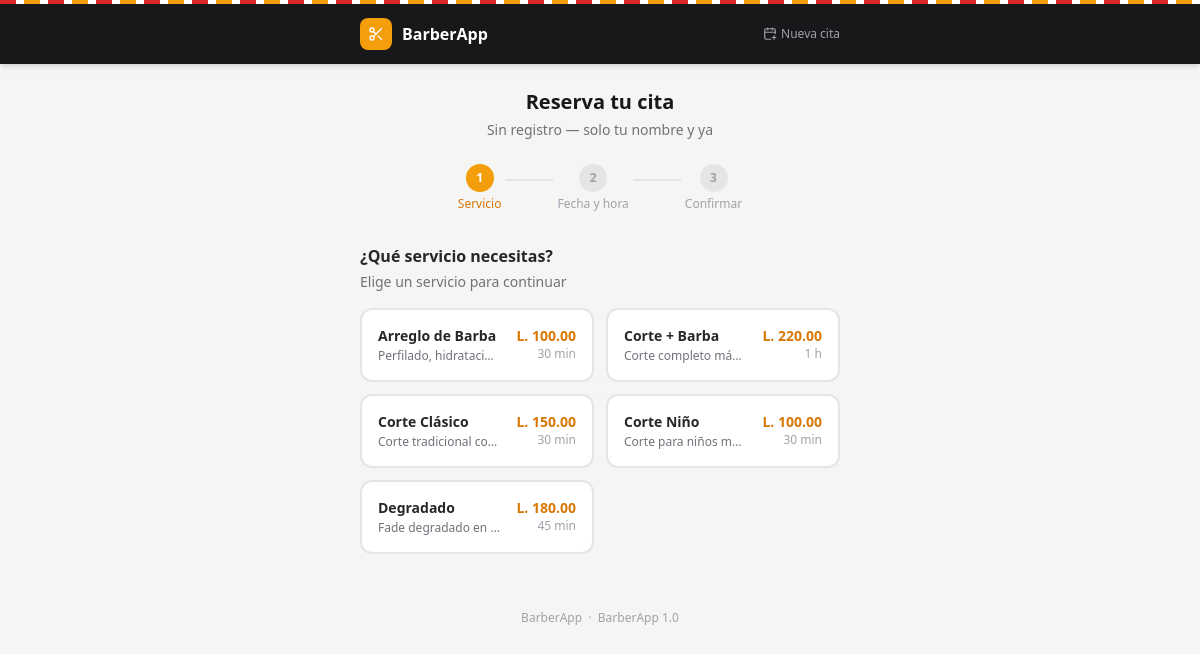
Page /reservar (signed in) on the committed database.
### tables this page shows
CREATE TABLE IF NOT EXISTS servicios (
    id                  INT UNSIGNED    AUTO_INCREMENT PRIMARY KEY,
    nombre              VARCHAR(100)    NOT NULL,
    descripcion         TEXT            DEFAULT NULL,
    precio              DECIMAL(8,2)    NOT NULL DEFAULT 0.00,
    duracion_minutos    INT             NOT NULL DEFAULT 30,
    activo              TINYINT(1)      NOT NULL DEFAULT 1,
    created_at          TIMESTAMP       DEFAULT CURRENT_TIMESTAMP,
    updated_at          TIMESTAMP       DEFAULT CURRENT_TIMESTAMP ON UPDATE CURRENT_TIMESTAMP
);

### controllers/ReservaController.php (called while the page is built, shortened)
<?php
class ReservaController extends BaseController {
    private Configuracion $configModel;
    private Servicio      $servicioModel;
    public function __construct() {
        $this->configModel   = new Configuracion();
        $this->servicioModel = new Servicio();
    }
    public function mostrar(): void {
        $servicios = $this->servicioModel->getAll(soloActivos: true);
        $cfg       = $this->configModel->getAll();
        $this->renderPublico('public/reservar', [
            'pageTitle' => 'Reserva tu cita',
            'servicios' => $servicios,
            'cfg'       => $cfg,
            'csrf_token' => $this->csrfToken(),
        ]);
    }
    private function renderPublico(string $view, array $data = []): void {
        extract($data, EXTR_SKIP);
        include BASE_PATH . '/views/public/header.php';
        include BASE_PATH . '/views/' . $view . '.php';
        include BASE_PATH . '/views/public/footer.php';
    }
}

### config/database.php (called while the page is built, shortened)
<?php
class Database {
    private static ?PDO $instance = null;
    public static function connect(): PDO {
        if (self::$instance === null) {
            $host    = 'localhost';
            $dbname  = 'barberapp';
            $user    = 'root';
            $pass    = '';
            $charset = 'utf8mb4';
            $dsn = "mysql:host={$host};dbname={$dbname};charset={$charset}";
            $options = [
                PDO::ATTR_ERRMODE            => PDO::ERRMODE_EXCEPTION,
                PDO::ATTR_DEFAULT_FETCH_MODE => PDO::FETCH_ASSOC,
                PDO::ATTR_EMULATE_PREPARES   => false,
            ];
            try {
                self::$instance = new PDO($dsn, $user, $pass, $options);
            } catch (PDOException $e) {
                http_response_code(500);
                die('Error de conexión a la base de datos. Verifica que MySQL esté activo y que la base de datos "barberapp" exista.');
            }
        }
        return self::$instance;
    }
}

### models/BaseModel.php (called while the page is built, shortened)
<?php
abstract class BaseModel {
    public function __construct() {
        $this->db = Database::connect();
    }
}

### models/Configuracion.php (called while the page is built, shortened)
<?php
class Configuracion extends BaseModel {
    public function getAll(): array {
        return $this->db
            ->query('SELECT clave, valor FROM configuracion')
            ->fetchAll(PDO::FETCH_KEY_PAIR);
    }
}

### config/config.php (called while the page is built, shortened)
<?php
function url(string $path = ''): string {
    return BASE_URL . '/' . ltrim($path, '/');
}
function moneda(float $monto): string {
    return 'L. ' . number_format($monto, 2);
}
function duracionFmt(int $minutos): string {
    if ($minutos < 60) return "{$minutos} min";
    $h = intdiv($minutos, 60);
    $m = $minutos % 60;
    return $m > 0 ? "{$h} h {$m} min" : "{$h} h";
}

### models/Servicio.php (called while the page is built, shortened)
<?php
class Servicio extends BaseModel {
    public function getAll(bool $soloActivos = false): array {
        $sql = 'SELECT * FROM servicios';
        if ($soloActivos) $sql .= ' WHERE activo = 1';
        $sql .= ' ORDER BY nombre ASC';
        return $this->db->query($sql)->fetchAll();
    }
}

### views/public/reservar.php (the view, shortened to what this page needs)
<?php
$pasoInicial = !empty($errores) ? 3 : 1;
?>
<div class="max-w-lg mx-auto px-4 py-6">
    <div class="text-center mb-6">
        <h1 class="text-xl font-bold text-zinc-900">Reserva tu cita</h1>
        <p class="text-sm text-zinc-500 mt-1">Sin registro — solo tu nombre y ya</p>
    </div>
    <div class="flex items-center justify-center gap-0 mb-8" x-data x-cloak>
        <?php foreach ([1 => 'Servicio', 2 => 'Fecha y hora', 3 => 'Confirmar'] as $n => $label): ?>
        <div class="flex flex-col items-center">
            <div class="w-7 h-7 rounded-full flex items-center justify-center text-xs font-bold
                        <?= $pasoInicial >= $n ? 'bg-amber-500 text-white' : 'bg-stone-200 text-zinc-400' ?>">
                <?= $n ?>
            </div>
            <span class="text-xs mt-1 <?= $pasoInicial >= $n ? 'text-amber-600 font-medium' : 'text-zinc-400' ?> hidden sm:block">
                <?= $label ?>
            </span>
        </div>
        <?php if ($n < 3): ?>
        <div class="w-12 h-0.5 mx-1 mb-4 <?= $pasoInicial > $n ? 'bg-amber-500' : 'bg-stone-200' ?>"></div>
        <?php endif; ?>
        <?php endforeach; ?>
    </div>
    <div x-data="reserva()" x-init="init()">
        <div x-show="paso === 1" x-cloak>
            <h2 class="text-base font-bold text-zinc-800 mb-1">¿Qué servicio necesitas?</h2>
            <p class="text-sm text-zinc-500 mb-4">Elige un servicio para continuar</p>
            <?php if (empty($servicios)): ?>
            <div class="bg-white rounded-xl border border-stone-200 p-8 text-center">
                <i data-lucide="scissors" class="w-8 h-8 text-zinc-300 mx-auto mb-2"></i>
                <p class="text-sm text-zinc-500">No hay servicios disponibles.</p>
            </div>
            <?php else: ?>
            <div class="grid grid-cols-1 sm:grid-cols-2 gap-3">
                <?php foreach ($servicios as $s): ?>
                <button type="button"
                        @click="seleccionarServicio(<?= (int)$s['id'] ?>, '<?= addslashes(htmlspecialchars($s['nombre'])) ?>', <?= (float)$s['precio'] ?>, <?= (int)$s['duracion_minutos'] ?>)"
                        class="slot-btn w-full p-4 rounded-xl border-2 text-left"
                        :class="servicioId === <?= (int)$s['id'] ?>
                            ? 'border-amber-500 bg-amber-50 shadow-sm'
                            : 'border-stone-200 bg-white hover:border-amber-300'">
                    <div class="flex items-start justify-between gap-2">
                        <div class="min-w-0">
                            <div class="font-semibold text-zinc-800 text-sm"><?= htmlspecialchars($s['nombre']) ?></div>
                            <?php if ($s['descripcion']): ?>
                            <div class="text-xs text-zinc-500 mt-0.5 truncate"><?= htmlspecialchars($s['descripcion']) ?></div>
                            <?php endif; ?>
                        </div>
                        <div class="text-right flex-shrink-0 ml-2">
                            <div class="text-sm font-bold text-amber-600"><?= moneda((float)$s['precio']) ?></div>
                            <div class="text-xs text-zinc-400"><?= duracionFmt((int)$s['duracion_minutos']) ?></div>
                        </div>
                    </div>
                </button>
                <?php endforeach; ?>
            </div>
            <?php endif; ?>
        </div>
    </div>
</div>

### index.php (shortened to what this page needs)
<?php
require_once __DIR__ . '/config/config.php';
require_once __DIR__ . '/config/database.php';
spl_autoload_register(function (string $class): void {
    $dirs = [
        BASE_PATH . '/models/',
        BASE_PATH . '/controllers/',
    ];
    foreach ($dirs as $dir) {
        $file = $dir . $class . '.php';
        if (file_exists($file)) {
            return;
        }
    }
});
$uri    = parse_url($_SERVER['REQUEST_URI'], PHP_URL_PATH);
$uri    = trim(str_replace(BASE_URL_PATH, '', $uri), '/');
$method = $_SERVER['REQUEST_METHOD'];
$routes = [
    'GET' => [
        ''                    => ['DashboardController', 'index'],
        'dashboard'           => ['DashboardController', 'index'],
        'login'               => ['AuthController',      'showLogin'],
        'logout'              => ['AuthController',      'logout'],
        'servicios'           => ['ServicioController',  'index'],
        'servicios/crear'     => ['ServicioController',  'crear'],
        'servicios/editar'    => ['ServicioController',  'editar'],
        'reservar'            => ['ReservaController',   'mostrar'],
        'reservar/horarios'   => ['ReservaController',   'horarios'],
        'reservar/gestionar'  => ['ReservaController',   'gestionar'],
    ],
    'POST' => [
        'login'                 => ['AuthController',     'login'],
        'servicios/guardar'     => ['ServicioController', 'guardar'],
        'servicios/actualizar'  => ['ServicioController', 'actualizar'],
        'servicios/eliminar'    => ['ServicioController', 'eliminar'],
        'servicios/toggle'      => ['ServicioController', 'toggle'],
        'reservar/guardar'      => ['ReservaController',  'guardar'],
        'reservar/cancelar'     => ['ReservaController',  'cancelar'],
        'reservar/reprogramar'  => ['ReservaController',  'reprogramar'],
    ],
];
$route = $routes[$method][$uri] ?? null;
if ($route) {
    [$controllerName, $action] = $route;
    $controller = new $controllerName();
    $controller->$action();
} else {
    $target = empty($_SESSION['admin_id']) ? 'login' : 'dashboard';
    header('Location: ' . url($target));
    exit;
}

### views/public/header.php (shortened to what this page needs)
<!DOCTYPE html>
<html lang="es">
<head>
    <script src="https://cdn.tailwindcss.com"></script>
</head>
<body class="bg-stone-100 min-h-screen">
<header class="bg-zinc-900 text-white shadow-md">
    <div class="max-w-lg mx-auto px-4 py-3.5 flex items-center justify-between">
        <div class="flex items-center gap-2.5">
            <div class="w-8 h-8 bg-amber-500 rounded-lg flex items-center justify-center flex-shrink-0">
                <i data-lucide="scissors" class="w-4 h-4 text-white"></i>
            </div>
            <span class="font-bold text-base"><?= htmlspecialchars($cfg['nombre_barberia'] ?? APP_NAME) ?></span>
        </div>
        <a href="<?= url('reservar') ?>"
           class="text-xs text-zinc-400 hover:text-white transition-colors flex items-center gap-1">
            <i data-lucide="calendar-plus" class="w-3.5 h-3.5"></i>
            Nueva cita
        </a>
    </div>
</header>

### views/public/footer.php (shortened to what this page needs)
<footer class="mt-8 pb-6 text-center">
    <p class="text-xs text-zinc-400">
        <?= htmlspecialchars($cfg['nombre_barberia'] ?? APP_NAME) ?>
        &nbsp;·&nbsp; BarberApp <?= APP_VERSION ?>
    </p>
</footer>
</body>
</html>

### views/public/header.php (style rules this page uses)
.slot-btn { transition: all .15s ease; }

### rows in the picture
servicios: nombre "Arreglo de Barba", descripcion "Perfilado, hidrataci…", precio "L. 100.00", duracion_minutos "30 min"
servicios: nombre "Corte + Barba", descripcion "Corte completo má…", precio "L. 220.00", duracion_minutos "1 h"
servicios: nombre "Corte Clásico", descripcion "Corte tradicional co…", precio "L. 150.00", duracion_minutos "30 min"
servicios: nombre "Corte Niño", descripcion "Corte para niños m…", precio "L. 100.00", duracion_minutos "30 min"
servicios: nombre "Degradado", descripcion "Fade degradado en…", precio "L. 180.00", duracion_minutos "45 min"

### other values in the picture
$cfg['nombre_barberia'] "BarberApp"
$n "1"
$label "Servicio"
$n "2"
$label "Fecha y hora"
$n "3"
$label "Confirmar"
APP_VERSION "1.0"
